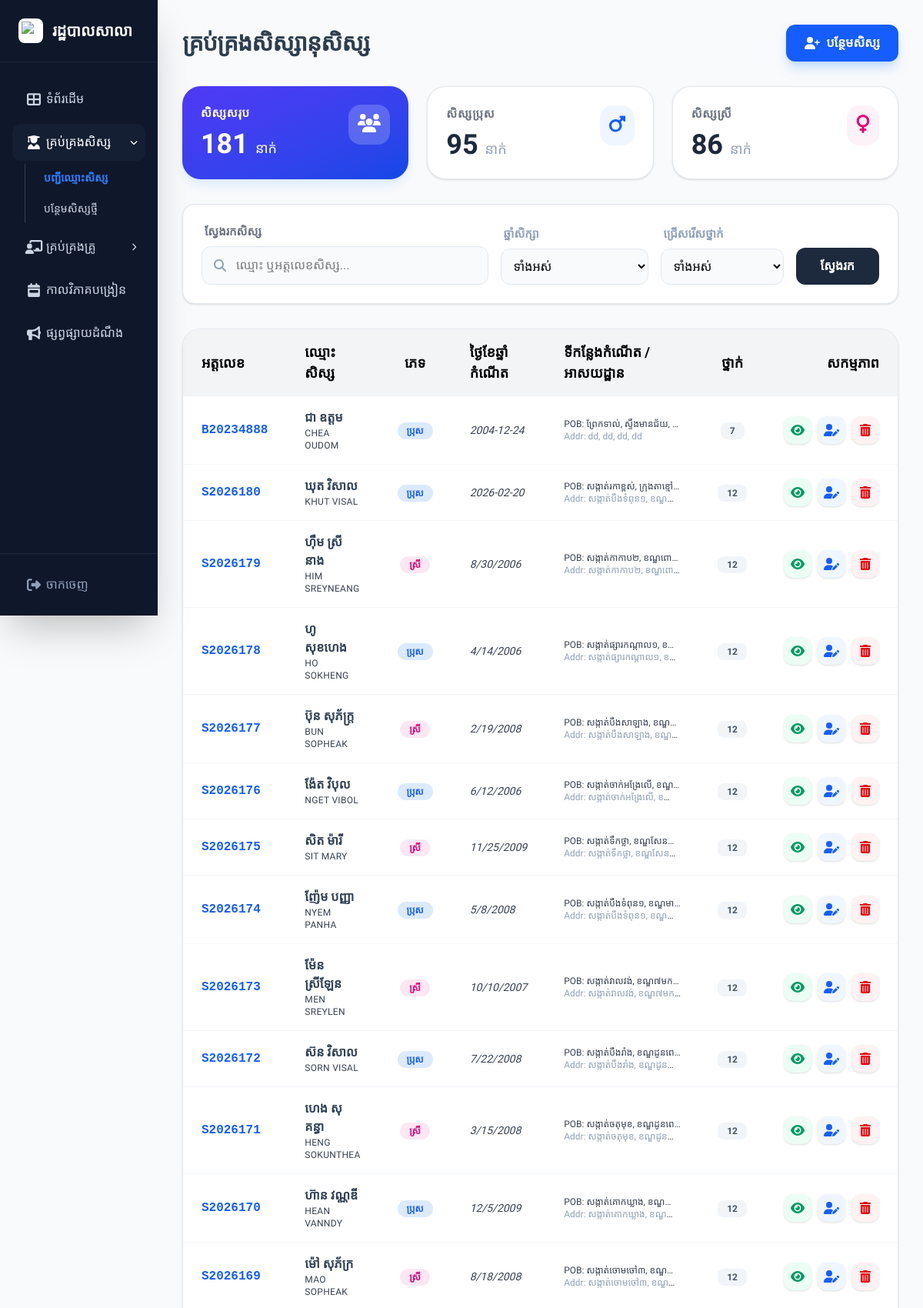
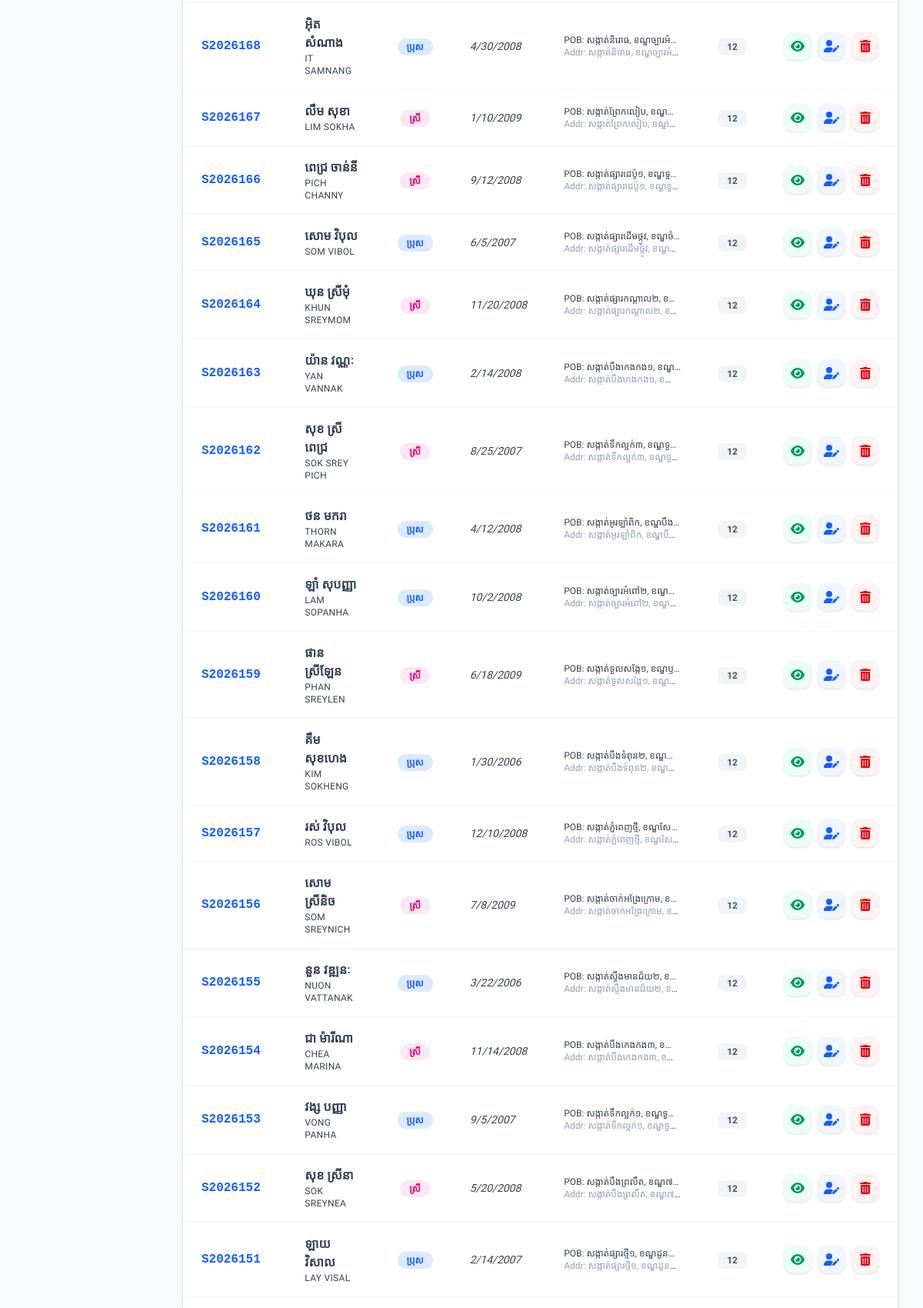
Screenshot of /views/staff/student_list.php (signed in, upper part) with the database file from the repository (2 pictures, top to bottom).
### tables this page shows
CREATE TABLE `students` (
  `id` int(11) NOT NULL,
  `user_id` int(11) DEFAULT NULL,
  `student_id` varchar(50) DEFAULT NULL,
  `full_name` varchar(255) DEFAULT NULL,
  `full_name_en` varchar(255) DEFAULT NULL,
  `gender` varchar(10) DEFAULT NULL,
  `dob` varchar(50) DEFAULT NULL,
  `pob` text,
  `address` text,
  `father_name` varchar(255) DEFAULT NULL,
  `mother_name` varchar(255) DEFAULT NULL,
  `father_job` varchar(100) DEFAULT NULL,
  `mother_job` varchar(100) DEFAULT NULL,
  `father_phone` varchar(20) DEFAULT NULL,
  `mother_phone` varchar(20) DEFAULT NULL,
  `stream` varchar(100) DEFAULT NULL,
  `class_name` varchar(50) DEFAULT NULL,
  `status` varchar(20) DEFAULT 'Active',
  `class_id` int(11) DEFAULT NULL,
  `academic_year` varchar(20) DEFAULT NULL,
  `photo` varchar(255) DEFAULT 'default.png',
  `profile_img` varchar(255) DEFAULT NULL,
  `phone` varchar(50) DEFAULT NULL,
  `parent_phone` varchar(20) DEFAULT NULL
);

### views/staff/student_list.php (the view, shortened to what this page needs)
<?php
require_once '../../config/db.php';
include '../../includes/header.php';
include '../../includes/sidebar_staff.php';
$search = isset($_GET['search']) ? mysqli_real_escape_string($conn, $_GET['search']) : '';
$query = "SELECT * FROM students WHERE 1=1";
$query .= " ORDER BY id DESC";
$students = mysqli_query($conn, $query);
$total_students = mysqli_num_rows($students);
$male_count = 0;
$female_count = 0;
$student_list = [];
while($row = mysqli_fetch_assoc($students)) {
    $student_list[] = $row;
    if($row['gender'] == 'ប្រុស') $male_count++;
    if($row['gender'] == 'ស្រី') $female_count++;
}
?>
<main class="flex-1 p-8 bg-gray-50 min-h-screen">
    <div class="mb-8 flex justify-between items-center">
        <div>
            <h1 class="text-3xl font-bold text-slate-800 tracking-tight">គ្រប់គ្រងសិស្សានុសិស្ស</h1>
        </div>
        <div class="flex gap-3">
            <a href="add_student.php" class="bg-blue-600 text-white px-6 py-3 rounded-xl font-bold shadow-lg shadow-blue-200 hover:bg-blue-700 transition flex items-center">
                <i class="fas fa-user-plus mr-2"></i> បន្ថែមសិស្ស
            </a>
        </div>
    </div>
    <div class="grid grid-cols-1 md:grid-cols-3 gap-6 mb-8">
        <div class="bg-gradient-to-br from-indigo-600 to-blue-700 p-6 rounded-3xl shadow-lg shadow-blue-100 text-white">
            <div class="flex justify-between items-start">
                <div>
                    <p class="text-white text-[15px] font-bold uppercase tracking-wider">សិស្សសរុប</p>
                    <h3 class="text-4xl font-black mt-2"><?php echo $total_students; ?> <span class="text-lg font-normal">នាក់</span></h3>
                </div>
                <div class="bg-white/20 p-3 rounded-2xl"><i class="fas fa-users text-2xl"></i></div>
            </div>
        </div>
        <div class="bg-white p-6 rounded-3xl shadow-sm border border-slate-200">
            <div class="flex justify-between items-start">
                <div>
                    <p class="text-gray-500 text-[15px] font-bold uppercase tracking-wider">សិស្សប្រុស</p>
                    <h3 class="text-4xl font-black mt-2 text-slate-800"><?php echo $male_count; ?> <span class="text-lg font-normal text-slate-400">នាក់</span></h3>
                </div>
                <div class="bg-blue-50 p-3 rounded-2xl text-blue-600"><i class="fas fa-mars text-2xl"></i></div>
            </div>
        </div>
        <div class="bg-white p-6 rounded-3xl shadow-sm border border-slate-200">
            <div class="flex justify-between items-start">
                <div>
                    <p class="text-gray-500 text-[15px] font-bold uppercase tracking-wider">សិស្សស្រី</p>
                    <h3 class="text-4xl font-black mt-2 text-slate-800"><?php echo $female_count; ?> <span class="text-lg font-normal text-slate-400">នាក់</span></h3>
                </div>
                <div class="bg-pink-50 p-3 rounded-2xl text-pink-600"><i class="fas fa-venus text-2xl"></i></div>
            </div>
        </div>
    </div>
    <div class="bg-white p-6 rounded-2xl shadow-sm border border-slate-200 mb-8">
        <form method="GET" class="flex flex-wrap gap-4 items-end">
            <div class="flex-1 min-w-[200px]">
                <label class="block text-[15px] font-bold text-gray-500 uppercase mb-2 ml-1">ស្វែងរកសិស្ស</label>
                <div class="relative">
                    <i class="fas fa-search absolute left-4 top-1/2 -translate-y-1/2 text-slate-400"></i>
                    <input type="text" name="search" value="<?php echo htmlspecialchars($search); ?>" placeholder="ឈ្មោះ ឬអត្តលេខសិស្ស..."
                           class="w-full pl-11 pr-4 py-3 bg-slate-50 border border-slate-200 rounded-xl focus:ring-2 focus:ring-blue-500 outline-none transition">
                </div>
            </div>
            <div class="w-48">
                <label class="block text-[15px] font-bold text-slate-400 uppercase mb-2 ml-1">ឆ្នាំសិក្សា</label>
                <select name="academic_year" class="w-full p-3 bg-slate-50 border border-slate-200 rounded-xl outline-none focus:ring-2 focus:ring-blue-500">
                    <option value="">ទាំងអស់</option>
                </select>
            </div>
            <div class="w-40">
                <label class="block text-[15px] font-bold text-slate-400 uppercase mb-2 ml-1">ជ្រើសរើសថ្នាក់</label>
                <select name="class" class="w-full p-3 bg-slate-50 border border-slate-200 rounded-xl outline-none focus:ring-2 focus:ring-blue-500">
                    <option value="">ទាំងអស់</option>
                </select>
            </div>
            <button type="submit" class="bg-slate-800 text-white px-8 py-3 rounded-xl font-bold hover:bg-slate-700 transition">
                ស្វែងរក
            </button>
        </form>
    </div>
    <div class="bg-white rounded-3xl shadow-sm border border-slate-200 overflow-hidden">
        <div class="overflow-x-auto">
            <table class="w-full text-left">
                <thead>
                    <tr class="bg-gray-100 border-b border-slate-100">
                        <th class="px-6 py-4 text-black font-bold text-[18px] uppercase">អត្តលេខ</th>
                        <th class="px-6 py-4 text-black font-bold text-[18px] uppercase">ឈ្មោះសិស្ស</th>
                        <th class="px-6 py-4 text-black font-bold text-[18px] uppercase text-center">ភេទ</th>
                        <th class="px-6 py-4 text-black font-bold text-[18px] uppercase">ថ្ងៃខែឆ្នាំកំណើត</th>
                        <th class="px-6 py-4 text-black font-bold text-[18px] uppercase">ទីកន្លែងកំណើត / អាសយដ្ឋាន</th>
                        <th class="px-6 py-4 text-black font-bold text-[18px] uppercase text-center">ថ្នាក់</th>
                        <th class="px-6 py-4 text-black font-bold text-[18px] uppercase text-right">សកម្មភាព</th>
                    </tr>
                </thead>
                <tbody class="divide-y divide-slate-100">
                    <?php if(count($student_list) > 0): ?>
                        <?php foreach($student_list as $row): ?>
                        <tr class="hover:bg-blue-50/40 transition-colors group">
                            <td class="px-6 py-4 font-mono font-bold text-blue-600"><?php echo $row['student_id']; ?></td>
                            <td class="px-6 py-4">
                                <div class="font-bold text-slate-700"><?php echo $row['full_name']; ?></div>
                                <div class="text-xs text-gray-700 font-medium tracking-wide"><?php echo $row['full_name_en']; ?></div>
                            </td>
                            <td class="px-6 py-4 text-center">
                                <span class="px-3 py-1 rounded-full text-xs font-bold <?php echo ($row['gender'] == 'ប្រុស') ? 'bg-blue-100 text-blue-600' : 'bg-pink-100 text-pink-600'; ?>">
                                    <?php echo $row['gender']; ?>
                                </span>
                            </td>
                            <td class="px-6 py-4 text-gray-700 text-sm italic"><?php echo $row['dob']; ?></td>
                            <td class="px-6 py-4 text-xs text-gray-700 max-w-[200px] truncate">
                                <span title="<?php echo $row['pob']; ?>">POB: <?php echo $row['pob']; ?></span><br>
                                <span title="<?php echo $row['address']; ?>" class="text-slate-400">Addr: <?php echo $row['address']; ?></span>
                            </td>
                            <td class="px-6 py-4 text-center">
                                <span class="px-3 py-1 bg-slate-100 text-slate-600 rounded-lg text-xs font-bold">
                                    <?php echo $row['class_name']; ?>
                                </span>
                            </td>
                           <td class="px-6 py-4">
                                <div class="flex justify-end gap-2 transition-all">
                                    <a href="view_student.php?id=<?php echo $row['student_id']; ?>"
                                    class="w-9 h-9 flex items-center justify-center rounded-xl bg-emerald-50 text-emerald-600 hover:bg-emerald-600 hover:text-white transition-all shadow-sm"
                                    title="មើល">
                                        <i class="fas fa-eye"></i>
                                    </a>
                                    <a href="edit_student.php?id=<?php echo $row['student_id']; ?>"
                                    class="w-9 h-9 flex items-center justify-center rounded-xl bg-blue-50 text-blue-600 hover:bg-blue-600 hover:text-white transition-all shadow-sm"
                                    title="កែប្រែ">
                                        <i class="fas fa-user-edit"></i>
                                    </a>
                                    <button onclick="confirmDelete('<?php echo $row['student_id']; ?>', '<?php echo $row['full_name']; ?>')"
                                            class="w-9 h-9 flex items-center justify-center rounded-xl bg-red-50 text-red-600 hover:bg-red-600 hover:text-white transition-all shadow-sm"
                                            title="លុប">
                                        <i class="fas fa-trash-alt"></i>
                                    </button>
                                </div>
                            </td>
                        </tr>
                        <?php endforeach; ?>
                    <?php else: ?>
                        <tr><td colspan="7" class="px-6 py-16 text-center text-slate-400 italic">មិនមានទិន្នន័យសិស្សក្នុងប្រព័ន្ធឡើយ។</td></tr>
                    <?php endif; ?>
                </tbody>
            </table>
        </div>
    </div>
</main>
<?php include '../../includes/footer.php'; ?>

### includes/header.php (style rules this page uses)
body { font-family: 'Hanuman', serif; font-size: 16px; }
h1, h2, .sidebar-brand { font-family: 'Hanuman', serif; font-weight: 700; color: #2c3e50; }

### rows the page displays
students: student "B20234888", full_name "ជា ឧត្តម", full_name_en "CHEA OUDOM", gender "ប្រុស", dob "2004-12-24", pob "ព្រែកទាល់, ស្ទឹងមានជ័យ,…", address "dd, dd, dd, dd", class_name "7"
students: student "S2026180", full_name "ឃុត វិសាល", full_name_en "KHUT VISAL", gender "ប្រុស", dob "2026-02-20", pob "សង្កាត់រកាខ្ពស់, ក្រុងតាខ្មៅ…", address "សង្កាត់បឹងទំពុន១, ខណ្ឌ…", class_name "12"
students: student "S2026179", full_name "ហ៊ឹម ស្រីនាង", full_name_en "HIM SREYNEANG", gender "ស្រី", dob "8/30/2006", pob "សង្កាត់កាកាប២, ខណ្ឌពោ…", address "សង្កាត់កាកាប២, ខណ្ឌពោ…", class_name "12"
students: student "S2026178", full_name "ហូ សុខហេង", full_name_en "HO SOKHENG", gender "ប្រុស", dob "4/14/2006", pob "សង្កាត់ផ្សារកណ្ដាល១, ខណ្…", address "សង្កាត់ផ្សារកណ្ដាល១, ខ…", class_name "12"
students: student "S2026177", full_name "ប៊ុន សុភ័ក្ត្រ", full_name_en "BUN SOPHEAK", gender "ស្រី", dob "2/19/2008", pob "សង្កាត់បឹងសាឡាង, ខណ្ឌ…", address "សង្កាត់បឹងសាឡាង, ខណ្ឌ…", class_name "12"
students: student "S2026176", full_name "ង៉ែត វិបុល", full_name_en "NGET VIBOL", gender "ប្រុស", dob "6/12/2006", pob "សង្កាត់ចាក់អង្រែលើ, ខណ្ឌ…", address "សង្កាត់ចាក់អង្រែលើ, ខណ្…", class_name "12"
students: student "S2026175", full_name "សិត ម៉ារី", full_name_en "SIT MARY", gender "ស្រី", dob "11/25/2009", pob "សង្កាត់ទឹកថ្លា, ខណ្ឌសែន…", address "សង្កាត់ទឹកថ្លា, ខណ្ឌសែន…", class_name "12"
students: student "S2026174", full_name "ញ៉ែម បញ្ញា", full_name_en "NYEM PANHA", gender "ប្រុស", dob "5/8/2008", pob "សង្កាត់បឹងទំពុន១, ខណ្ឌមា…", address "សង្កាត់បឹងទំពុន១, ខណ្ឌ…", class_name "12"
students: student "S2026173", full_name "ម៉ែន ស្រីឡែន", full_name_en "MEN SREYLEN", gender "ស្រី", dob "10/10/2007", pob "សង្កាត់វាលវង់, ខណ្ឌ៧មក…", address "សង្កាត់វាលវង់, ខណ្ឌ៧មក…", class_name "12"
students: student "S2026172", full_name "ស៊ន វិសាល", full_name_en "SORN VISAL", gender "ប្រុស", dob "7/22/2008", pob "សង្កាត់បឹងរាំង, ខណ្ឌដូនពេ…", address "សង្កាត់បឹងរាំង, ខណ្ឌដូន…", class_name "12"
students: student "S2026171", full_name "ហេង សុគន្ធា", full_name_en "HENG SOKUNTHEA", gender "ស្រី", dob "3/15/2008", pob "សង្កាត់ចតុមុខ, ខណ្ឌដូនពេ…", address "សង្កាត់ចតុមុខ, ខណ្ឌដូន…", class_name "12"
students: student "S2026170", full_name "ហ៊ាន វណ្ណឌី", full_name_en "HEAN VANNDY", gender "ប្រុស", dob "12/5/2009", pob "សង្កាត់គោកឃ្លាង, ខណ្ឌ…", address "សង្កាត់គោកឃ្លាង, ខណ្ឌ…", class_name "12"
students: student "S2026169", full_name "ម៉ៅ សុភ័ក្រ", full_name_en "MAO SOPHEAK", gender "ស្រី", dob "8/18/2008", pob "សង្កាត់ចោមចៅ៣, ខណ្ឌ…", address "សង្កាត់ចោមចៅ៣, ខណ្ឌ…", class_name "12"
students: student "S2026168", full_name "អ៊ិត សំណាង", full_name_en "IT SAMNANG", gender "ប្រុស", dob "4/30/2008", pob "សង្កាត់និរោធ, ខណ្ឌច្បារអំ…", address "សង្កាត់និរោធ, ខណ្ឌច្បារអំ…", class_name "12"
students: student "S2026167", full_name "លឹម សុខា", full_name_en "LIM SOKHA", gender "ស្រី", dob "1/10/2009", pob "សង្កាត់ព្រែកលៀប, ខណ្ឌជ្…", address "សង្កាត់ព្រែកលៀប, ខណ្ឌ…", class_name "12"
students: student "S2026166", full_name "ពេជ្រ ចាន់នី", full_name_en "PICH CHANNY", gender "ស្រី", dob "9/12/2008", pob "សង្កាត់ផ្សារដេប៉ូ១, ខណ្ឌទួ…", address "សង្កាត់ផ្សារដេប៉ូ១, ខណ្ឌទួ…", class_name "12"
students: student "S2026165", full_name "សោម វិបុល", full_name_en "SOM VIBOL", gender "ប្រុស", dob "6/5/2007", pob "សង្កាត់ផ្សារដើមថ្កូវ, ខណ្ឌចំ…", address "សង្កាត់ផ្សារដើមថ្កូវ, ខណ្ឌ…", class_name "12"
students: student "S2026164", full_name "ឃុន ស្រីមុំ", full_name_en "KHUN SREYMOM", gender "ស្រី", dob "11/20/2008", pob "សង្កាត់ផ្សារកណ្ដាល២, ខណ្…", address "សង្កាត់ផ្សារកណ្ដាល២, ខ…", class_name "12"
students: student "S2026163", full_name "យ៉ាន វណ្ណៈ", full_name_en "YAN VANNAK", gender "ប្រុស", dob "2/14/2008", pob "សង្កាត់បឹងកេងកង១, ខណ្ឌ…", address "សង្កាត់បឹងកេងកង១, ខណ្…", class_name "12"
students: student "S2026162", full_name "សុខ ស្រីពេជ្រ", full_name_en "SOK SREY PICH", gender "ស្រី", dob "8/25/2007", pob "សង្កាត់ទឹកល្អក់៣, ខណ្ឌទួ…", address "សង្កាត់ទឹកល្អក់៣, ខណ្ឌទួ…", class_name "12"
students: student "S2026161", full_name "ថន មករា", full_name_en "THORN MAKARA", gender "ប្រុស", dob "4/12/2008", pob "សង្កាត់អូរឡាំពិក, ខណ្ឌបឹង…", address "សង្កាត់អូរឡាំពិក, ខណ្ឌបឹ…", class_name "12"
students: student "S2026160", full_name "ឡាំ សុបញ្ញា", full_name_en "LAM SOPANHA", gender "ប្រុស", dob "10/2/2008", pob "សង្កាត់ច្បារអំពៅ២, ខណ្ឌច្…", address "សង្កាត់ច្បារអំពៅ២, ខណ្ឌ…", class_name "12"
students: student "S2026159", full_name "ផាន ស្រីឡែន", full_name_en "PHAN SREYLEN", gender "ស្រី", dob "6/18/2009", pob "សង្កាត់ទួលសង្កែ១, ខណ្ឌឫ…", address "សង្កាត់ទួលសង្កែ១, ខណ្ឌ…", class_name "12"
students: student "S2026158", full_name "គឹម សុខហេង", full_name_en "KIM SOKHENG", gender "ប្រុស", dob "1/30/2006", pob "សង្កាត់បឹងទំពុន២, ខណ្ឌ…", address "សង្កាត់បឹងទំពុន២, ខណ្ឌ…", class_name "12"
students: student "S2026157", full_name "រស់ វិបុល", full_name_en "ROS VIBOL", gender "ប្រុស", dob "12/10/2008", pob "សង្កាត់ភ្នំពេញថ្មី, ខណ្ឌសែ…", address "សង្កាត់ភ្នំពេញថ្មី, ខណ្ឌសែ…", class_name "12"
students: student "S2026156", full_name "សោម ស្រីនិច", full_name_en "SOM SREYNICH", gender "ស្រី", dob "7/8/2009", pob "សង្កាត់ចាក់អង្រែក្រោម, ខ…", address "សង្កាត់ចាក់អង្រែក្រោម, ខ…", class_name "12"
students: student "S2026155", full_name "នួន វឌ្ឍនៈ", full_name_en "NUON VATTANAK", gender "ប្រុស", dob "3/22/2006", pob "សង្កាត់ស្ទឹងមានជ័យ២, ខ…", address "សង្កាត់ស្ទឹងមានជ័យ២, ខ…", class_name "12"
students: student "S2026154", full_name "ជា ម៉ារីណា", full_name_en "CHEA MARINA", gender "ស្រី", dob "11/14/2008", pob "សង្កាត់បឹងកេងកង៣, ខណ្…", address "សង្កាត់បឹងកេងកង៣, ខណ្…", class_name "12"
students: student "S2026153", full_name "វង្ស បញ្ញា", full_name_en "VONG PANHA", gender "ប្រុស", dob "9/5/2007", pob "សង្កាត់ទឹកល្អក់១, ខណ្ឌទួ…", address "សង្កាត់ទឹកល្អក់១, ខណ្ឌទួ…", class_name "12"
students: student "S2026152", full_name "សុខ ស្រីនា", full_name_en "SOK SREYNEA", gender "ស្រី", dob "5/20/2008", pob "សង្កាត់បឹងព្រលឹត, ខណ្ឌ៧…", address "សង្កាត់បឹងព្រលឹត, ខណ្ឌ៧…", class_name "12"
students: student "S2026151", full_name "ឡាយ វិសាល", full_name_en "LAY VISAL", gender "ប្រុស", dob "2/14/2007", pob "សង្កាត់ផ្សារថ្មី១, ខណ្ឌដូន…", address "សង្កាត់ផ្សារថ្មី១, ខណ្ឌដូន…", class_name "12"

### other values shown
$total_students "181"
$male_count "95"
$female_count "86"
